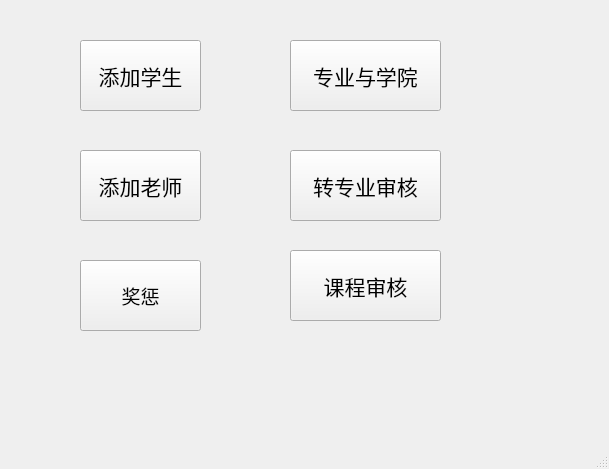
<?xml version="1.0" encoding="UTF-8"?>
<ui version="4.0">
 <class>MainWindow</class>
 <widget class="QMainWindow" name="MainWindow">
  <property name="geometry">
   <rect>
    <x>0</x>
    <y>0</y>
    <width>609</width>
    <height>469</height>
   </rect>
  </property>
  <property name="windowTitle">
   <string>MainWindow</string>
  </property>
  <widget class="QWidget" name="centralwidget">
   <widget class="QPushButton" name="addstu">
    <property name="geometry">
     <rect>
      <x>80</x>
      <y>40</y>
      <width>121</width>
      <height>71</height>
     </rect>
    </property>
    <property name="font">
     <font>
      <pointsize>16</pointsize>
     </font>
    </property>
    <property name="text">
     <string>添加学生</string>
    </property>
   </widget>
   <widget class="QPushButton" name="addteach">
    <property name="geometry">
     <rect>
      <x>80</x>
      <y>150</y>
      <width>121</width>
      <height>71</height>
     </rect>
    </property>
    <property name="font">
     <font>
      <pointsize>16</pointsize>
     </font>
    </property>
    <property name="text">
     <string>添加老师</string>
    </property>
   </widget>
   <widget class="QPushButton" name="reward">
    <property name="geometry">
     <rect>
      <x>80</x>
      <y>260</y>
      <width>121</width>
      <height>71</height>
     </rect>
    </property>
    <property name="font">
     <font>
      <pointsize>14</pointsize>
     </font>
    </property>
    <property name="text">
     <string>奖惩</string>
    </property>
   </widget>
   <widget class="QPushButton" name="major">
    <property name="geometry">
     <rect>
      <x>290</x>
      <y>40</y>
      <width>151</width>
      <height>71</height>
     </rect>
    </property>
    <property name="font">
     <font>
      <pointsize>16</pointsize>
     </font>
    </property>
    <property name="text">
     <string>专业与学院</string>
    </property>
   </widget>
   <widget class="QPushButton" name="changemajor">
    <property name="geometry">
     <rect>
      <x>290</x>
      <y>150</y>
      <width>151</width>
      <height>71</height>
     </rect>
    </property>
    <property name="font">
     <font>
      <pointsize>16</pointsize>
     </font>
    </property>
    <property name="text">
     <string>转专业审核</string>
    </property>
   </widget>
   <widget class="QPushButton" name="course">
    <property name="geometry">
     <rect>
      <x>290</x>
      <y>250</y>
      <width>151</width>
      <height>71</height>
     </rect>
    </property>
    <property name="font">
     <font>
      <pointsize>16</pointsize>
     </font>
    </property>
    <property name="text">
     <string>课程审核</string>
    </property>
   </widget>
  </widget>
  <widget class="QMenuBar" name="menubar">
   <property name="geometry">
    <rect>
     <x>0</x>
     <y>0</y>
     <width>609</width>
     <height>26</height>
    </rect>
   </property>
  </widget>
  <widget class="QStatusBar" name="statusbar"/>
 </widget>
 <resources/>
 <connections/>
</ui>
